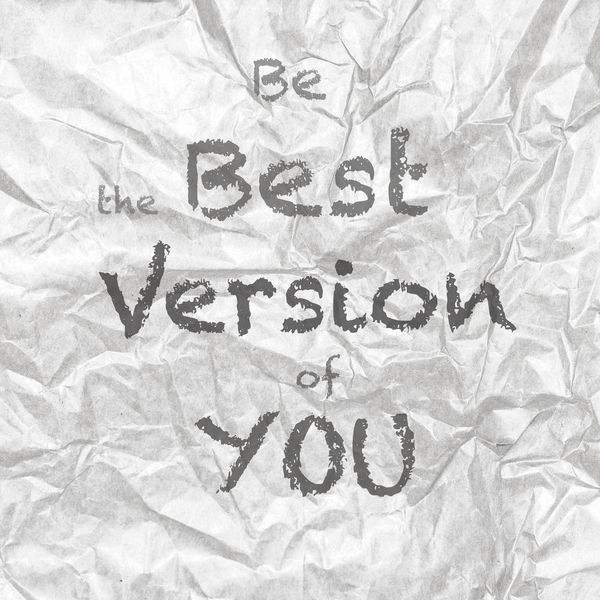
#> input picture Openstudy/ts.jpg, 600 x 600 px
$ python prespective.py
#> lines starting #> are read from the running program, lines starting #| are printed output that depends on the picture
import cv2
import numpy as np

img = cv2.imread("ts.jpg")
#> img is the input picture: shape (600, 600, 3); mean B, G, R 215.4, 215.6, 216
rows,cols,channal = img.shape
#> rows = 600; cols = 600; channal = 3
print(img.shape)
#| (600, 600, 3)
# point1 = np.float32([[25, 30], [179, 25], [12, 188], [189, 190]])
# point2 = np.float32([[0, 0], [200, 0], [0, 200], [200, 200]])


point1 = np.float32([[97, 61], [508, 71], [97, 503], [508, 503]])
point2 = np.float32([[0, 0], [600, 0], [0, 600], [600, 600]])

M = cv2.getPerspectiveTransform(point1, point2)

dst = cv2.warpPerspective(img, M, (cols,rows))
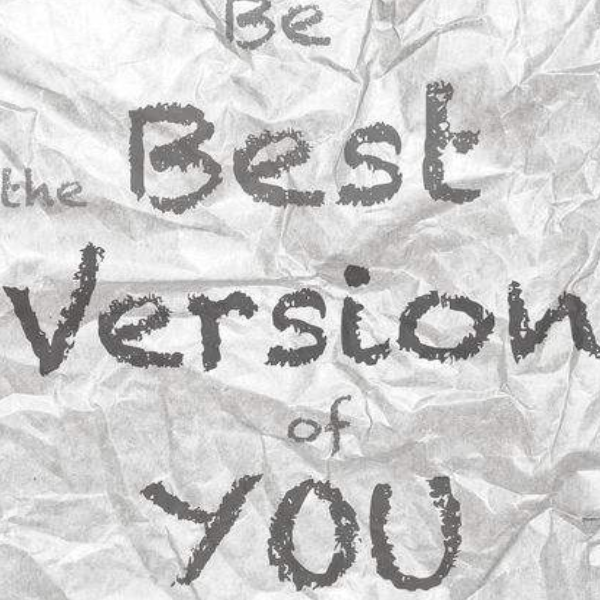
#> dst: shape (600, 600, 3); mean B, G, R 205.6, 205.9, 206.6

cv2.imshow("img",img)
cv2.imshow("dst",dst)
cv2.waitKey(0)
